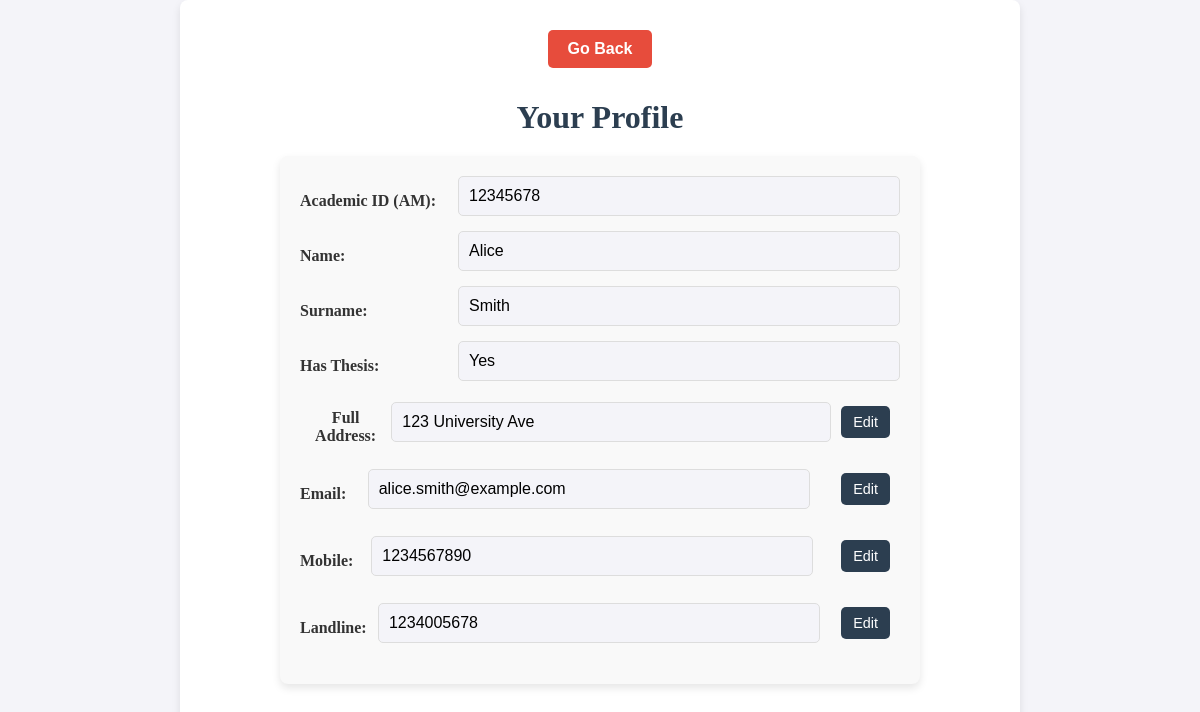
The app's page /profile.php (signed in) with its own data.
### tables this page shows
CREATE TABLE `students` (
  `Student_ID` int(11) NOT NULL,
  `AM` int(8) NOT NULL,
  `Name` varchar(50) NOT NULL,
  `Surname` varchar(50) NOT NULL,
  `Has_Thesis` tinyint(1) DEFAULT 0,
  `Address` varchar(255) DEFAULT NULL,
  `email` varchar(100) DEFAULT NULL,
  `mobile` varchar(15) DEFAULT NULL,
  `landline` varchar(15) DEFAULT NULL
);

### profile.php (the view, shortened to what this page needs)
<?php
include 'access.php';
$studentID = $_SESSION['user_id'];
$query = "SELECT AM, Name, Surname, Address, email, mobile, landline, Has_Thesis FROM Students WHERE Student_ID = ?";
$stmt = $con->prepare($query);
$stmt->bind_param('i', $studentID);
$stmt->execute();
$result = $stmt->get_result();
$student = $result->fetch_assoc();
?>
<!DOCTYPE html>
<html lang="en">
<head>
    <link rel="stylesheet" href="lobby.css">
</head>
<body>
    <div class="container">
        <button class="go-back" onclick="window.location.href = 'student.php';">Go Back</button>
        <h1>Your Profile</h1>
        <form id="profileForm" method="POST">
            <div class="form-row">
                <label for="am">Academic ID (AM):</label>
                <input type="text" id="am" value="<?= htmlspecialchars($student['AM']) ?>" class="readonly" readonly>
            </div>
            <div class="form-row">
                <label for="name">Name:</label>
                <input type="text" id="name" value="<?= htmlspecialchars($student['Name']) ?>" class="readonly" readonly>
            </div>
            <div class="form-row">
                <label for="surname">Surname:</label>
                <input type="text" id="surname" value="<?= htmlspecialchars($student['Surname']) ?>" class="readonly" readonly>
            </div>
            <div class="form-row">
                <label for="has_thesis">Has Thesis:</label>
                <input type="text" id="has_thesis" value="<?= $student['Has_Thesis'] ? 'Yes' : 'No' ?>" class="readonly" readonly>
            </div>
            <div class="form-row">
                <label for="address">Full Address:</label>
                <input type="text" id="address" name="address" value="<?= htmlspecialchars($student['Address']) ?>" class="readonly" readonly>
                <button type="button" class="edit-button" onclick="toggleEdit('address', this)">Edit</button>
            </div>
            <div class="form-row">
                <label for="email">Email:</label>
                <input type="email" id="email" name="email" value="<?= htmlspecialchars($student['email']) ?>" class="readonly" readonly>
                <button type="button" class="edit-button" onclick="toggleEdit('email', this)">Edit</button>
            </div>
            <div class="form-row">
                <label for="mobile">Mobile:</label>
                <input type="text" id="mobile" name="mobile" value="<?= htmlspecialchars($student['mobile']) ?>" class="readonly" readonly>
                <button type="button" class="edit-button" onclick="toggleEdit('mobile', this)">Edit</button>
            </div>
            <div class="form-row">
                <label for="landline">Landline:</label>
                <input type="text" id="landline" name="landline" value="<?= htmlspecialchars($student['landline']) ?>" class="readonly" readonly>
                <button type="button" class="edit-button" onclick="toggleEdit('landline', this)">Edit</button>
            </div>
        </form>
    </div>
</body>
</html>

### lobby.css (style rules this page uses)
body { font-family: 'Georgia', serif; background-color: #f4f4f9; color: #333; margin: 0; padding: 0; }
.container { max-width: 800px; margin: 0 auto; padding: 20px; text-align: center; background-color: #fff; box-shadow: 0 4px 8px rgba(0, 0, 0, 0.1); border-radius: 8px; }
h1 { color: #2c3e50; font-size: 2em; font-weight: bold; margin-bottom: 20px; }
button { background-color: #2c3e50; color: #fff; font-size: 1em; padding: 10px 20px; margin: 10px; border: none; border-radius: 5px; cursor: pointer; transition: background-color 0.3s; }
.go-back { background-color: #e74c3c; font-weight: bold; }

### profile.php (style rules this page uses)
form { max-width: 600px; margin: 20px auto; padding: 20px; background-color: #f9f9f9; border-radius: 8px; box-shadow: 0 4px 8px rgba(0, 0, 0, 0.1); }
label { display: block; font-weight: bold; margin-top: 10px; }
.form-row { display: flex; align-items: center; justify-content: space-between; margin-bottom: 15px; }
.form-row input { width: 70%; padding: 10px; border: 1px solid #ddd; border-radius: 5px; font-size: 1em; }
.readonly { background-color: #f4f4f9; border: none; cursor: not-allowed; }
.edit-button { background-color: #2c3e50; color: #fff; font-size: 0.9em; padding: 8px 12px; border: none; border-radius: 5px; cursor: pointer; transition: background-color 0.3s; margin-left: 10px; }

### records on screen
students: AM "12345678", Name "Alice", Surname "Smith", Has_Thesis "Yes", address "123 University Ave", email "alice.smith@example.com", mobile "1234567890", landline "1234005678"
